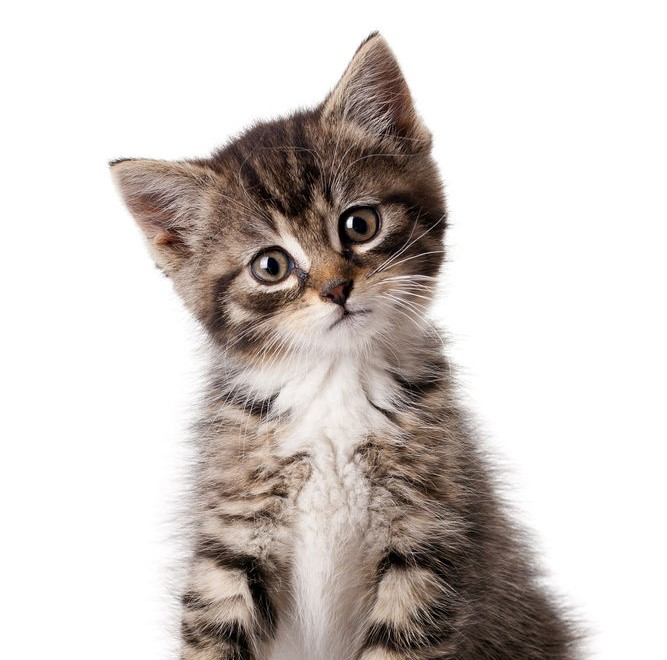
#> input picture cat2.jpg, 667 x 660 px, found by its file name
$ python pj_4.py
#> lines starting #> are read from the running program, lines starting #| are printed output that depends on the picture
import cv2
import sys

img = cv2.imread("./cat2.jpg")
#> img is the input picture: shape (660, 667, 3); mean B, G, R 199.8, 203.3, 210
if img is None:
    sys.exit("파일을 찾을 수 없습니다.")

svt_img = cv2.cvtColor(img, cv2.COLOR_BGR2GRAY)
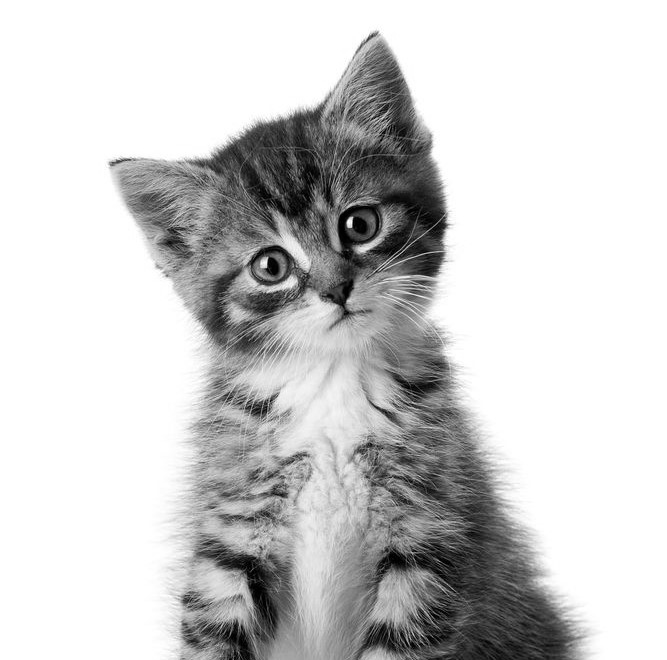
#> svt_img: shape (660, 667); min 0, max 255, mean 204.9

cv2.imshow("pj_4 Gray",svt_img)
cv2.waitKey()
cv2.destroyAllWindows()
